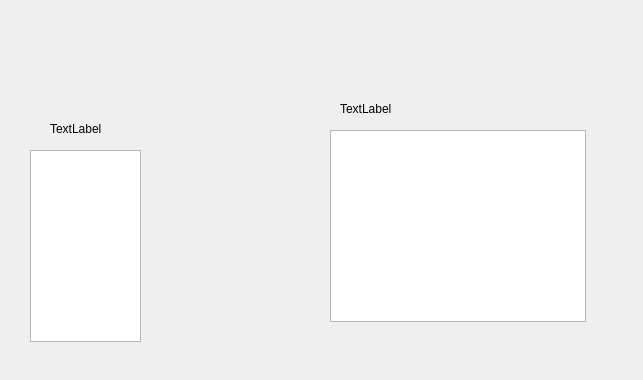
<?xml version="1.0" encoding="UTF-8"?>
<ui version="4.0">
 <class>ProjectForm</class>
 <widget class="QWidget" name="ProjectForm">
  <property name="geometry">
   <rect>
    <x>0</x>
    <y>0</y>
    <width>643</width>
    <height>380</height>
   </rect>
  </property>
  <property name="windowTitle">
   <string>Form</string>
  </property>
  <widget class="QStackedWidget" name="stackedWidget">
   <property name="geometry">
    <rect>
     <x>310</x>
     <y>60</y>
     <width>301</width>
     <height>271</height>
    </rect>
   </property>
   <property name="currentIndex">
    <number>0</number>
   </property>
   <widget class="QWidget" name="page">
    <widget class="QListWidget" name="listWidget_2">
     <property name="geometry">
      <rect>
       <x>20</x>
       <y>70</y>
       <width>256</width>
       <height>192</height>
      </rect>
     </property>
    </widget>
    <widget class="QLabel" name="label_3">
     <property name="geometry">
      <rect>
       <x>30</x>
       <y>40</y>
       <width>59</width>
       <height>17</height>
      </rect>
     </property>
     <property name="text">
      <string>TextLabel</string>
     </property>
    </widget>
   </widget>
   <widget class="QWidget" name="page_2">
    <widget class="QListWidget" name="listWidget_3">
     <property name="geometry">
      <rect>
       <x>30</x>
       <y>30</y>
       <width>256</width>
       <height>192</height>
      </rect>
     </property>
    </widget>
    <widget class="QLabel" name="label_2">
     <property name="geometry">
      <rect>
       <x>30</x>
       <y>10</y>
       <width>59</width>
       <height>17</height>
      </rect>
     </property>
     <property name="text">
      <string>TextLabel</string>
     </property>
    </widget>
   </widget>
  </widget>
  <widget class="QListWidget" name="listWidget">
   <property name="geometry">
    <rect>
     <x>30</x>
     <y>150</y>
     <width>111</width>
     <height>192</height>
    </rect>
   </property>
  </widget>
  <widget class="QLabel" name="label">
   <property name="geometry">
    <rect>
     <x>50</x>
     <y>120</y>
     <width>59</width>
     <height>17</height>
    </rect>
   </property>
   <property name="text">
    <string>TextLabel</string>
   </property>
  </widget>
  <widget class="NetForm" name="netForm">
   <property name="geometry">
    <rect>
     <x>170</x>
     <y>140</y>
     <width>142</width>
     <height>58</height>
    </rect>
   </property>
  </widget>
 </widget>
 <customwidgets>
  <customwidget>
   <class>NetForm</class>
   <extends>QWidget</extends>
   <header>netform.h</header>
  </customwidget>
 </customwidgets>
 <resources/>
 <connections/>
</ui>
